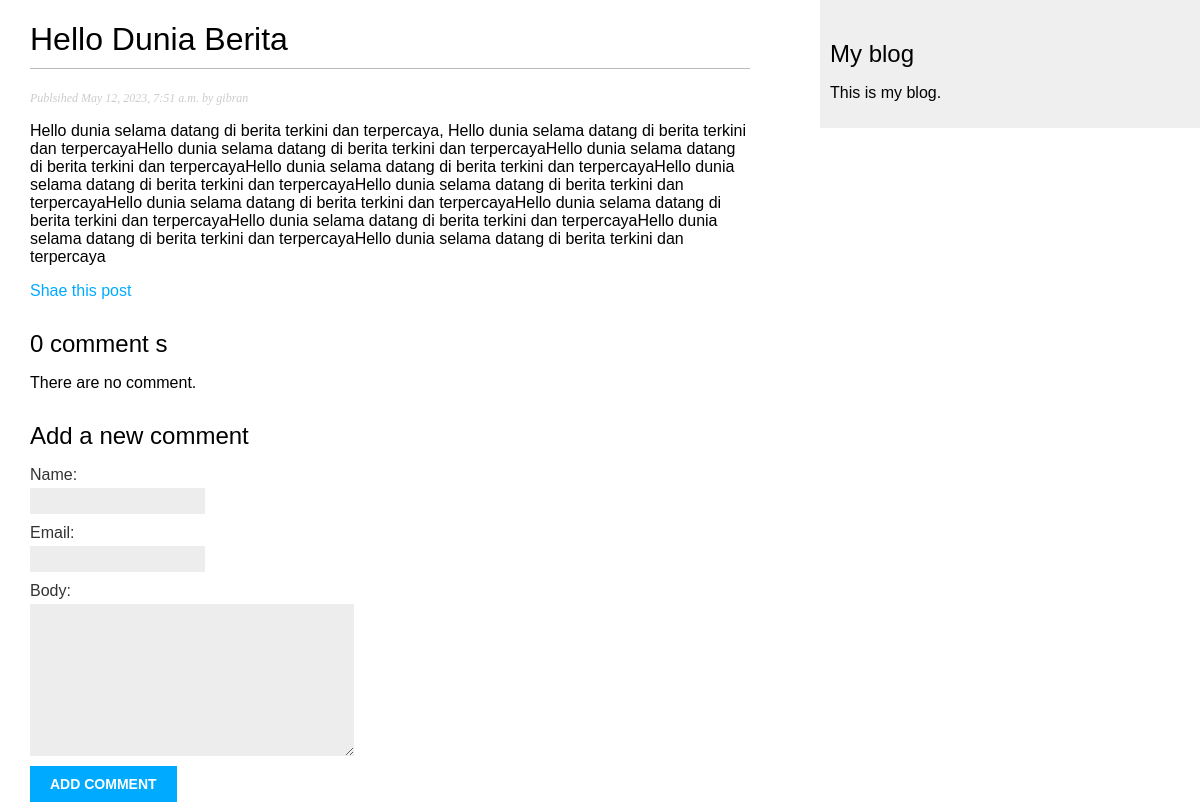
Screenshot of /blog/2023/5/12/hello-dunia-berita with the database file from the repository.
### blog/models.py (models this page shows, shortened)
class Post(models.Model):
    class Status(models.TextChoices):
        DRAFT= 'DF','Draft'
        PUBLISHED = 'PB','Published'
    title = models.CharField(max_length=250)
    slug = models.SlugField(max_length=250, unique_for_date='publish')
    author = models.ForeignKey(User, on_delete=models.CASCADE, related_name='blog_posts')
    body = models.TextField()
    publish = models.DateTimeField(default=timezone.now)
    created = models.DateTimeField(auto_created=True)
    updated = models.DateTimeField(auto_now=True)
    status = models.CharField(max_length=2, choices=Status.choices, default=Status.DRAFT)
    objects = models.Manager()
    published = PublishManager()
    class Meta:
        ordering = ['-publish']
        indexes = [
            models.Index(fields=['-publish'])
        ]

### blog/views.py (the view)
# urls.py: path('<int:year>/<int:month>/<int:day>/<slug:post>', views.post_detail, name='post_detail'),
def post_detail(request, year, month, day, post):
    post = get_object_or_404(Post,
                             status = Post.Status.PUBLISHED,
                             slug=post,
                             publish__year=year,
                             publish__month=month,
                             publish__day=day)
    comments = post.comments.filter(active=True)
    form = CommentForm()
    return render(request, 'blog/post/detail.html', {'post':post,'comments':comments,'form':form})

### blog/forms.py
class CommentForm(forms.ModelForm):
    class Meta:
        model = Comment
        fields = ['name','email','body']

### blog/templates/blog/post/detail.html (shortened to what this page needs)
{% extends "blog/base.html" %}
{% block content %}
    <h1>{{ post.title }}</h1>
    <p class="date">
        Publsihed {{ post.publish }} by {{ post.author }}
    </p>
    {{ post.body|linebreaks }}
    <p>
        <a href="{% url "blog:post_share" post.id %}">
            Shae this post
        </a>
    </p>
    {% with comments.count as total_comments %}
        <h2>
            {{ total_comments }} comment {{ total_comments|pluralize }}
        </h2>
    {% endwith %}
    {% for comment in comments %}
        <div class="comment">
            <p class="info">
                Comment {{ forloop.counter }} by {{ comment.name}} {{ comment.created }}
            </p>
            {{ comment.body|linebreaks}}
        </div>
    {% empty %}
        <p>There are no comment.</p>
    {% endfor %}
    {% include "blog/post/includes/comment_form.html" %}
{% endblock %}

### blog/static/css/blog.css (style rules this page uses)
body { margin:0; padding:0; font-family:helvetica, sans-serif; }
a { color:#00abff; text-decoration:none; }
h1 { font-weight:normal; border-bottom:1px solid #bbb; padding:0 0 10px 0; }
h2 { font-weight:normal; margin:30px 0 0; }
p.date { color:#ccc; font-family: georgia, serif; font-size: 12px; font-style: italic; }
label { float:left; clear:both; color:#333; margin-bottom:4px; }
input, textarea { clear:both; float:left; margin:0 0 10px; background:#ededed; border:0; padding:6px 10px; font-size:12px; }

### rows the page displays
Post: title "Hello Dunia Berita", publish "May 12, 2023, 7:51 a.m.", author "gibran", body "Hello dunia selama datang di berita terkini dan terpercaya, Hello dunia selama datang di berita terkini dan terpercayaHello dunia selama datang di berita terkini dan terpercayaHello dunia selama datang di berita terkini dan terpercayaHello dunia selama datang di berita terkini dan terpercayaHello dunia selama datang di berita terkini dan terpercayaHello dunia selama datang di berita terkini dan terpercayaHello dunia selama datang di berita terkini dan terpercayaHello dunia selama datang di berita terkini dan terpercayaHello dunia selama datang di berita terkini dan terpercayaHello dunia selama datang di berita terkini dan terpercayaHello dunia selama datang di berita terkini dan terpercaya"

### other values shown
{{ total_comments }} "0"
